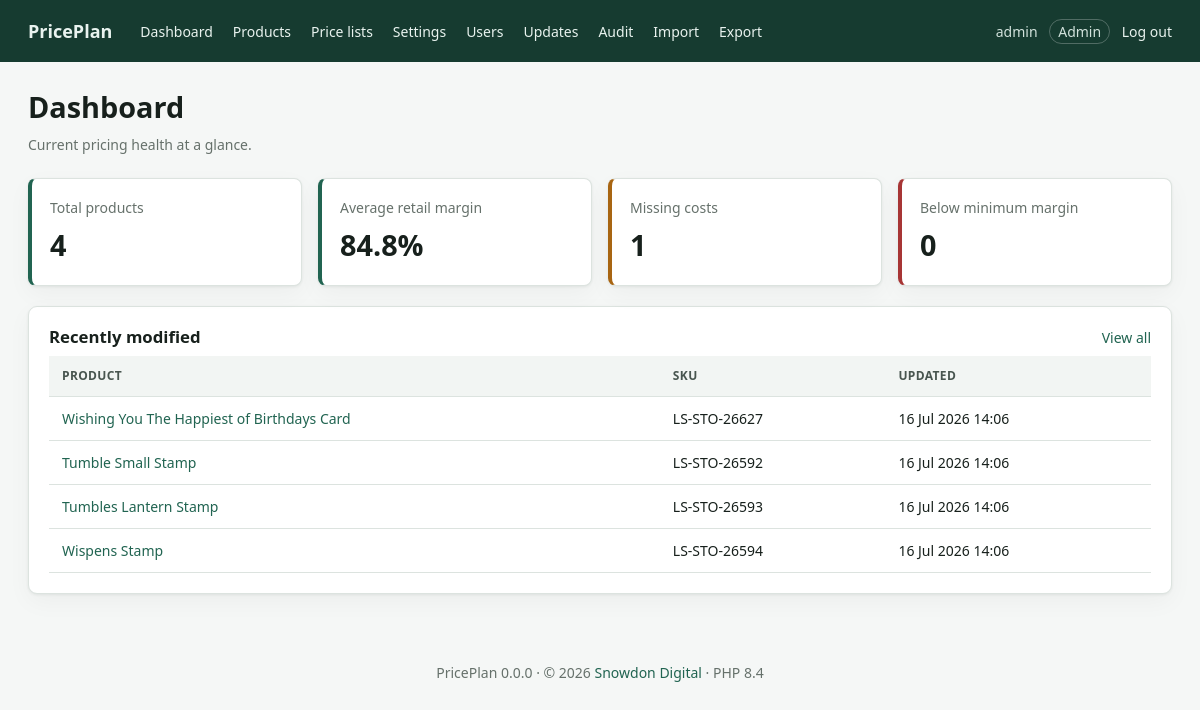
Before: /dashboard.php (signed in) with the older database file.
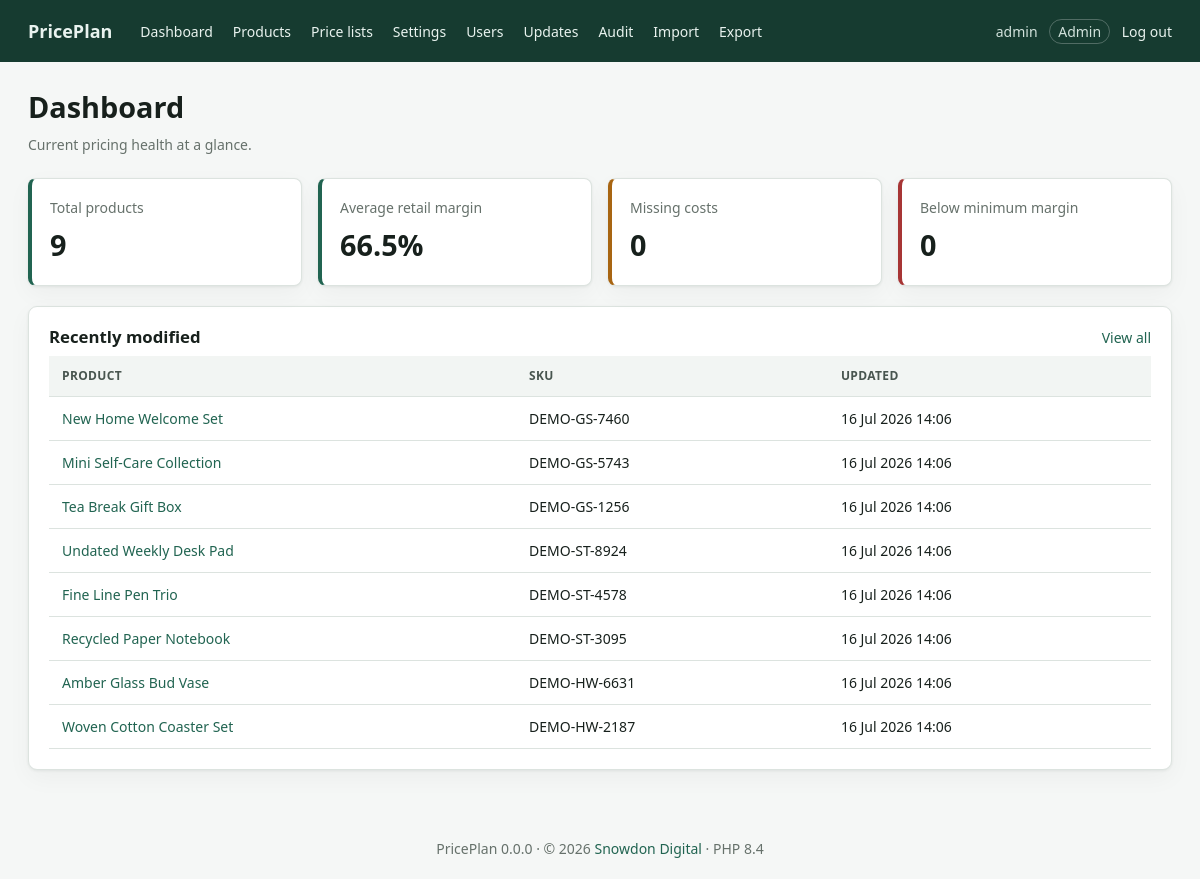
After: the same page with the newer database file.
### tables this page shows
CREATE TABLE users (
 id INT UNSIGNED AUTO_INCREMENT PRIMARY KEY,
 username VARCHAR(80) NOT NULL UNIQUE,
 email VARCHAR(190) NOT NULL UNIQUE,
 password_hash VARCHAR(255) NOT NULL,
 role ENUM('admin','manager','editor','viewer') NOT NULL DEFAULT 'viewer',
 is_active TINYINT(1) NOT NULL DEFAULT 1,
 last_login_at DATETIME NULL,
 created_at DATETIME NOT NULL DEFAULT CURRENT_TIMESTAMP,
 updated_at DATETIME NOT NULL DEFAULT CURRENT_TIMESTAMP ON UPDATE CURRENT_TIMESTAMP
);

CREATE TABLE products (
 id BIGINT UNSIGNED AUTO_INCREMENT PRIMARY KEY,
 group_id INT UNSIGNED NULL,
 sku VARCHAR(100) NULL,
 product_name VARCHAR(255) NOT NULL,
 product_code VARCHAR(100) NULL,
 unit_cost DECIMAL(14,5) NULL,
 labour_cost DECIMAL(14,5) NOT NULL DEFAULT 0,
 target_margin DECIMAL(8,6) NOT NULL DEFAULT .8,
 preferred_price_override DECIMAL(14,4) NULL,
 msrp DECIMAL(14,4) NULL,
 competitor_price DECIMAL(14,4) NULL,
 retail_price DECIMAL(14,4) NULL COMMENT 'Excluding VAT',
 trade_discount DECIMAL(8,6) NOT NULL DEFAULT .4,
 trade_price DECIMAL(14,4) NULL,
 minimum_margin DECIMAL(8,6) NOT NULL DEFAULT .2,
 is_wholesale TINYINT(1) NOT NULL DEFAULT 0,
 archived_at DATETIME NULL,
 created_by INT UNSIGNED NULL,
 updated_by INT UNSIGNED NULL,
 created_at DATETIME NOT NULL DEFAULT CURRENT_TIMESTAMP,
 updated_at DATETIME NOT NULL DEFAULT CURRENT_TIMESTAMP ON UPDATE CURRENT_TIMESTAMP,
 INDEX idx_product_name(product_name), INDEX idx_sku(sku), INDEX idx_code(product_code),
 INDEX idx_archived(archived_at), INDEX idx_updated(updated_at),
 CONSTRAINT fk_product_group FOREIGN KEY(group_id) REFERENCES product_groups(id) ON DELETE SET NULL,
 CONSTRAINT fk_product_creator FOREIGN KEY(created_by) REFERENCES users(id) ON DELETE SET NULL,
 CONSTRAINT fk_product_updater FOREIGN KEY(updated_by) REFERENCES users(id) ON DELETE SET NULL
);

### app/updates.php (called while the page is built, shortened)
<?php
function app_version(): string
{
    $version = @file_get_contents(dirname(__DIR__) . '/VERSION');
    return trim((string)$version) ?: '0.0.0';
}

### app/helpers.php (called while the page is built, shortened)
<?php
function config(?string $key = null, mixed $default = null): mixed
{
    $value = $GLOBALS['app_config'];
    foreach (explode('.', $key) as $part) {
        $value = $value[$part];
    }
    return $value;
}
function e(mixed $value): string
{
    return htmlspecialchars((string)$value, ENT_QUOTES | ENT_SUBSTITUTE, 'UTF-8');
}
function url(string $path = ''): string
{
    $base = rtrim(str_replace('\\', '/', dirname($_SERVER['SCRIPT_NAME'] ?? '')), '/');
    return ($base === '/' ? '' : $base) . '/' . ltrim($path, '/');
}
function percent(?float $value): string
{
    return $value === null ? '—' : number_format($value * 100, 1) . '%';
}
require_once __DIR__ . '/database.php';

### app/database.php (called while the page is built, shortened)
<?php
function db(): PDO
{
    static $pdo;
    if ($pdo instanceof PDO) {
        return $pdo;
    }
    $c = config('db');
    $dsn = sprintf('mysql:host=%s;port=%d;dbname=%s;charset=%s', $c['host'], $c['port'], $c['name'], $c['charset']);
    $pdo = new PDO($dsn, $c['user'], $c['password'], [
        PDO::ATTR_ERRMODE => PDO::ERRMODE_EXCEPTION,
        PDO::ATTR_DEFAULT_FETCH_MODE => PDO::FETCH_ASSOC,
        PDO::ATTR_EMULATE_PREPARES => false,
    ]);
    return $pdo;
}

### app/auth.php (called while the page is built, shortened)
<?php
function user(): ?array
{
    static $cached = false;
    if ($cached !== false) return $cached;
    $s = db()->prepare('SELECT id, username, email, role FROM users WHERE id = ? AND is_active = 1');
    $s->execute([$_SESSION['user_id']]);
    return $cached = ($s->fetch() ?: null);
}
function require_login(): void
{
    if (!user()) redirect('login.php');
}
function can(string $action): bool
{
    $role = user()['role'] ?? '';
    $rules = [
        'view' => ['admin', 'manager', 'editor', 'viewer'],
        'edit' => ['admin', 'manager', 'editor'],
        'pricelists' => ['admin', 'manager', 'editor', 'viewer'],
        'pricelist_export' => ['admin', 'manager', 'editor'],
        'delete' => ['admin'],
        'import' => ['admin', 'manager'],
        'export' => ['admin', 'manager'],
        'settings' => ['admin'],
        'users' => ['admin'],
        'updates' => ['admin'],
    ];
    return in_array($role, $rules[$action] ?? [], true);
}

### public/dashboard.php (the view, shortened to what this page needs)
<?php
require_once dirname(__DIR__) . '/app/layout.php';
require_login();
$pdo = db();
$stats = $pdo->query("SELECT COUNT(*) total,
 SUM(unit_cost IS NULL) missing_costs,
 AVG(CASE WHEN retail_price > 0 AND unit_cost IS NOT NULL AND labour_cost IS NOT NULL THEN (retail_price-unit_cost-labour_cost)/retail_price END) avg_margin,
 SUM(CASE WHEN retail_price > 0 AND unit_cost IS NOT NULL AND labour_cost IS NOT NULL AND (retail_price-unit_cost-labour_cost)/retail_price < COALESCE(minimum_margin,0.2) THEN 1 ELSE 0 END) low_margin
 FROM products WHERE archived_at IS NULL")->fetch();
$recent = $pdo->query("SELECT id, product_name, sku, updated_at FROM products WHERE archived_at IS NULL ORDER BY updated_at DESC LIMIT 8")->fetchAll();
page_header('Dashboard');
?>
<div class="page-title"><div><h1>Dashboard</h1><p class="muted">Current pricing health at a glance.</p></div></div>
<section class="stats">
 <div class="stat"><span>Total products</span><strong><?= number_format((int)$stats['total']) ?></strong></div>
 <div class="stat"><span>Average retail margin</span><strong><?= e(percent($stats['avg_margin'] === null ? null : (float)$stats['avg_margin'])) ?></strong></div>
 <div class="stat warning"><span>Missing costs</span><strong><?= number_format((int)$stats['missing_costs']) ?></strong></div>
 <div class="stat danger"><span>Below minimum margin</span><strong><?= number_format((int)$stats['low_margin']) ?></strong></div>
</section>
<section class="card"><div class="card-head"><h2>Recently modified</h2><a href="<?= e(url('products.php')) ?>">View all</a></div>
 <div class="table-wrap"><table><thead><tr><th>Product</th><th>SKU</th><th>Updated</th></tr></thead><tbody>
 <?php foreach ($recent as $p): ?><tr><td><a href="<?= e(url('product.php?id=' . $p['id'])) ?>"><?= e($p['product_name']) ?></a></td><td><?= e($p['sku'] ?: '—') ?></td><td><?= e(date('j M Y H:i', strtotime($p['updated_at']))) ?></td></tr><?php endforeach ?>
 </tbody></table></div>
</section>
<?php page_footer(); ?>

### app/layout.php (shortened to what this page needs)
<?php
function page_header(string $title): void
{
    $u = user();
    ?><!doctype html>
<html lang="en"><head>
<link rel="stylesheet" href="<?= e(url('../assets/css/app.css?v=' . rawurlencode(app_version()))) ?>">
</head><body>
<?php if ($u): ?><header class="topbar">
  <a class="brand" href="<?= e(url('dashboard.php')) ?>"><?= e(config('site_name')) ?></a>
  <nav>
    <a href="<?= e(url('dashboard.php')) ?>">Dashboard</a>
    <a href="<?= e(url('products.php')) ?>">Products</a>
    <a href="<?= e(url('pricelists.php')) ?>">Price lists</a>
    <?php if (can('settings')): ?><a href="<?= e(url('settings.php')) ?>">Settings</a><a href="<?= e(url('users.php')) ?>">Users</a><a href="<?= e(url('updates.php')) ?>">Updates</a><?php endif ?>
    <a href="<?= e(url('audit.php')) ?>">Audit</a>
    <?php if (can('import')): ?><a href="<?= e(url('import.php')) ?>">Import</a><?php endif ?>
    <?php if (can('export')): ?><a href="<?= e(url('export.php')) ?>">Export</a><?php endif ?>
  </nav>
  <div class="account"><?= e($u['username']) ?> <span class="role"><?= e(ucfirst($u['role'])) ?></span> <a href="<?= e(url('logout.php')) ?>">Log out</a></div>
</header><?php endif ?>
<main class="container">
<?php
}
function page_footer(): void
{
    ?></main><footer>PricePlan <?= e(app_version()) ?> &middot; &copy; <?= e(date('Y')) ?> <a href="https://snowdondigital.co.uk" target="_blank" rel="noopener">Snowdon Digital</a> &middot; PHP <?= e(PHP_MAJOR_VERSION . '.' . PHP_MINOR_VERSION) ?></footer></body></html><?php
}

### assets/css/app.css (style rules this page uses)
:root { --bg: #f5f7f6; --surface: #fff; --ink: #17201c; --muted: #66716b; --line: #dce3df; --brand: #216451; --brand2: #174a3c; --danger: #a73535; --warning: #a86512; --shadow: 0 1px 3px #14251d12, 0 8px 24px #14251d0a; }
* { box-sizing: border-box; }
body { margin: 0; background: var(--bg); color: var(--ink); font: 14px/1.5 system-ui, -apple-system, "Segoe UI", sans-serif; }
a { color: var(--brand); text-decoration: none; }
h1, h2 { line-height: 1.2; margin: 0 0 .6rem; }
h1 { font-size: 1.8rem; }
h2 { font-size: 1.05rem; }
.muted { color: var(--muted); margin: .2rem 0; }
.container { max-width: 1500px; margin: auto; padding: 28px; }
.topbar { height: 62px; background: #163b30; color: #fff; display: flex; align-items: center; padding: 0 28px; gap: 28px; }
.topbar a { color: #e9f3ef; }
.brand { font-size: 18px; font-weight: 700; }
.topbar nav { display: flex; gap: 20px; }
.account { margin-left: auto; color: #d2e2dc; }
.role { border: 1px solid #ffffff40; border-radius: 20px; padding: 2px 8px; margin: 0 8px; }
.page-title { display: flex; align-items: center; justify-content: space-between; margin-bottom: 20px; }
.card { background: var(--surface); border: 1px solid var(--line); border-radius: 9px; box-shadow: var(--shadow); padding: 20px; margin-bottom: 20px; }
.card-head { display: flex; justify-content: space-between; }
.stats { display: grid; grid-template-columns: repeat(4, 1fr); gap: 16px; margin-bottom: 20px; }
.stat { background: var(--surface); border: 1px solid var(--line); border-left: 4px solid var(--brand); border-radius: 8px; padding: 18px; box-shadow: var(--shadow); }
.stat span { display: block; color: var(--muted); }
.stat strong { display: block; font-size: 1.8rem; margin-top: 5px; }
.stat.warning { border-left-color: var(--warning); }
.stat.danger { border-left-color: var(--danger); }
.table-wrap { overflow: auto; padding: 0; }
table { width: 100%; border-collapse: collapse; white-space: nowrap; }
th, td { text-align: left; padding: 11px 13px; border-bottom: 1px solid var(--line); vertical-align: middle; }
th { background: #f2f5f3; color: #48554f; font-size: 12px; text-transform: uppercase; letter-spacing: .03em; position: sticky; top: 0; }
footer { text-align: center; color: var(--muted); padding: 20px; }

Changed rows visible on the page:
no longer on this page (row edited): products: product_name "Wispens Stamp", sku "LS-STO-26594", updated_at "16 Jul 2026 14:06"
added products: product_name "New Home Welcome Set", sku "DEMO-GS-7460", updated_at "16 Jul 2026 14:06"
added products: product_name "Mini Self-Care Collection", sku "DEMO-GS-5743", updated_at "16 Jul 2026 14:06"
added products: product_name "Tea Break Gift Box", sku "DEMO-GS-1256", updated_at "16 Jul 2026 14:06"
added products: product_name "Undated Weekly Desk Pad", sku "DEMO-ST-8924", updated_at "16 Jul 2026 14:06"
added products: product_name "Fine Line Pen Trio", sku "DEMO-ST-4578", updated_at "16 Jul 2026 14:06"
changed products: product_name "Wishing You The Happiest of Birthdays Card" → "Recycled Paper Notebook"; sku "LS-STO-26627" → "DEMO-ST-3095"
changed products: product_name "Tumble Small Stamp" → "Amber Glass Bud Vase"; sku "LS-STO-26592" → "DEMO-HW-6631"
changed products: product_name "Tumbles Lantern Stamp" → "Woven Cotton Coaster Set"; sku "LS-STO-26593" → "DEMO-HW-2187"
Other visible differences:
$stats['total']: "4" → "9"
$stats['missing_costs']: "1" → "0"
text no longer shown: "84.8%"
text now shown: "66.5%"
